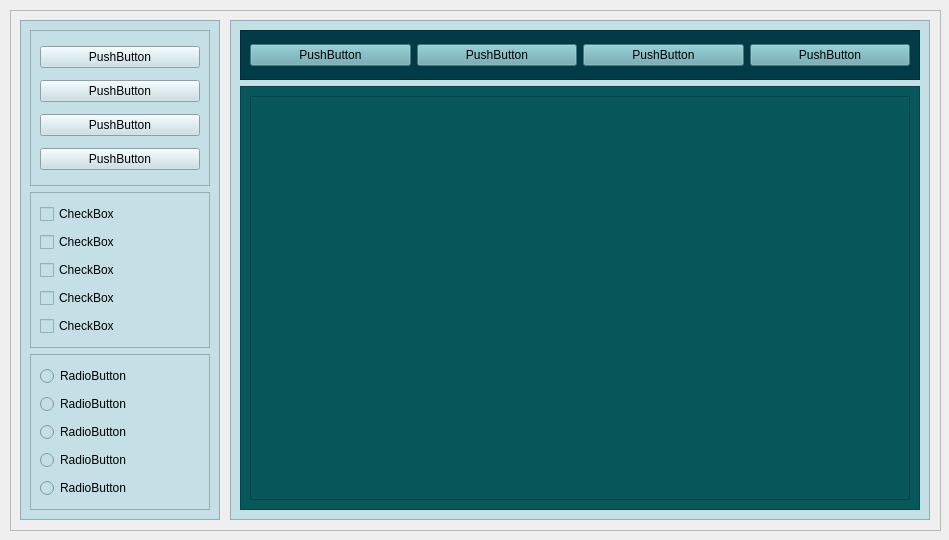
<?xml version="1.0" encoding="UTF-8"?>
<ui version="4.0">
 <class>Form</class>
 <widget class="QWidget" name="Form">
  <property name="geometry">
   <rect>
    <x>0</x>
    <y>0</y>
    <width>949</width>
    <height>540</height>
   </rect>
  </property>
  <property name="minimumSize">
   <size>
    <width>0</width>
    <height>0</height>
   </size>
  </property>
  <property name="windowTitle">
   <string>Form</string>
  </property>
  <widget class="QFrame" name="frame">
   <property name="geometry">
    <rect>
     <x>10</x>
     <y>10</y>
     <width>931</width>
     <height>521</height>
    </rect>
   </property>
   <property name="minimumSize">
    <size>
     <width>0</width>
     <height>0</height>
    </size>
   </property>
   <property name="frameShape">
    <enum>QFrame::StyledPanel</enum>
   </property>
   <property name="frameShadow">
    <enum>QFrame::Raised</enum>
   </property>
   <widget class="QFrame" name="frame_2">
    <property name="geometry">
     <rect>
      <x>10</x>
      <y>10</y>
      <width>200</width>
      <height>500</height>
     </rect>
    </property>
    <property name="minimumSize">
     <size>
      <width>200</width>
      <height>500</height>
     </size>
    </property>
    <property name="maximumSize">
     <size>
      <width>200</width>
      <height>16777215</height>
     </size>
    </property>
    <property name="styleSheet">
     <string notr="true">background-color: rgb(187, 226, 255);
background-color: rgb(196, 223, 230);
background-color: rgb(196, 223, 230);</string>
    </property>
    <property name="frameShape">
     <enum>QFrame::StyledPanel</enum>
    </property>
    <property name="frameShadow">
     <enum>QFrame::Plain</enum>
    </property>
    <layout class="QVBoxLayout" name="verticalLayout_2">
     <item>
      <widget class="QFrame" name="frame_6">
       <property name="maximumSize">
        <size>
         <width>16777215</width>
         <height>200</height>
        </size>
       </property>
       <property name="frameShape">
        <enum>QFrame::StyledPanel</enum>
       </property>
       <property name="frameShadow">
        <enum>QFrame::Plain</enum>
       </property>
       <layout class="QVBoxLayout" name="verticalLayout_3">
        <item>
         <widget class="QPushButton" name="pushButton_5">
          <property name="text">
           <string>PushButton</string>
          </property>
         </widget>
        </item>
        <item>
         <widget class="QPushButton" name="pushButton_6">
          <property name="text">
           <string>PushButton</string>
          </property>
         </widget>
        </item>
        <item>
         <widget class="QPushButton" name="pushButton_7">
          <property name="text">
           <string>PushButton</string>
          </property>
         </widget>
        </item>
        <item>
         <widget class="QPushButton" name="pushButton_8">
          <property name="text">
           <string>PushButton</string>
          </property>
         </widget>
        </item>
       </layout>
      </widget>
     </item>
     <item>
      <widget class="QFrame" name="frame_7">
       <property name="maximumSize">
        <size>
         <width>16777215</width>
         <height>200</height>
        </size>
       </property>
       <property name="frameShape">
        <enum>QFrame::StyledPanel</enum>
       </property>
       <property name="frameShadow">
        <enum>QFrame::Plain</enum>
       </property>
       <layout class="QVBoxLayout" name="verticalLayout_4">
        <item>
         <widget class="QCheckBox" name="checkBox">
          <property name="text">
           <string>CheckBox</string>
          </property>
         </widget>
        </item>
        <item>
         <widget class="QCheckBox" name="checkBox_2">
          <property name="text">
           <string>CheckBox</string>
          </property>
         </widget>
        </item>
        <item>
         <widget class="QCheckBox" name="checkBox_3">
          <property name="text">
           <string>CheckBox</string>
          </property>
         </widget>
        </item>
        <item>
         <widget class="QCheckBox" name="checkBox_4">
          <property name="text">
           <string>CheckBox</string>
          </property>
         </widget>
        </item>
        <item>
         <widget class="QCheckBox" name="checkBox_5">
          <property name="text">
           <string>CheckBox</string>
          </property>
         </widget>
        </item>
       </layout>
      </widget>
     </item>
     <item>
      <widget class="QFrame" name="frame_8">
       <property name="maximumSize">
        <size>
         <width>16777215</width>
         <height>200</height>
        </size>
       </property>
       <property name="frameShape">
        <enum>QFrame::StyledPanel</enum>
       </property>
       <property name="frameShadow">
        <enum>QFrame::Plain</enum>
       </property>
       <layout class="QVBoxLayout" name="verticalLayout_5">
        <item>
         <widget class="QRadioButton" name="radioButton">
          <property name="text">
           <string>RadioButton</string>
          </property>
         </widget>
        </item>
        <item>
         <widget class="QRadioButton" name="radioButton_2">
          <property name="text">
           <string>RadioButton</string>
          </property>
         </widget>
        </item>
        <item>
         <widget class="QRadioButton" name="radioButton_3">
          <property name="text">
           <string>RadioButton</string>
          </property>
         </widget>
        </item>
        <item>
         <widget class="QRadioButton" name="radioButton_4">
          <property name="text">
           <string>RadioButton</string>
          </property>
         </widget>
        </item>
        <item>
         <widget class="QRadioButton" name="radioButton_5">
          <property name="text">
           <string>RadioButton</string>
          </property>
         </widget>
        </item>
       </layout>
      </widget>
     </item>
    </layout>
   </widget>
   <widget class="QFrame" name="frame_3">
    <property name="geometry">
     <rect>
      <x>220</x>
      <y>10</y>
      <width>700</width>
      <height>500</height>
     </rect>
    </property>
    <property name="minimumSize">
     <size>
      <width>700</width>
      <height>500</height>
     </size>
    </property>
    <property name="maximumSize">
     <size>
      <width>16777215</width>
      <height>16777215</height>
     </size>
    </property>
    <property name="styleSheet">
     <string notr="true">background-color: rgb(196, 223, 230);</string>
    </property>
    <property name="frameShape">
     <enum>QFrame::StyledPanel</enum>
    </property>
    <property name="frameShadow">
     <enum>QFrame::Plain</enum>
    </property>
    <layout class="QVBoxLayout" name="verticalLayout">
     <item>
      <widget class="QFrame" name="frame_4">
       <property name="minimumSize">
        <size>
         <width>0</width>
         <height>50</height>
        </size>
       </property>
       <property name="maximumSize">
        <size>
         <width>16777215</width>
         <height>50</height>
        </size>
       </property>
       <property name="styleSheet">
        <string notr="true">background-color: rgb(0, 59, 70);</string>
       </property>
       <property name="frameShape">
        <enum>QFrame::StyledPanel</enum>
       </property>
       <property name="frameShadow">
        <enum>QFrame::Plain</enum>
       </property>
       <layout class="QHBoxLayout" name="horizontalLayout_2">
        <item>
         <widget class="QPushButton" name="pushButton">
          <property name="styleSheet">
           <string notr="true">background-color: rgb(102, 165, 173);</string>
          </property>
          <property name="text">
           <string>PushButton</string>
          </property>
         </widget>
        </item>
        <item>
         <widget class="QPushButton" name="pushButton_2">
          <property name="styleSheet">
           <string notr="true">background-color: rgb(102, 165, 173);</string>
          </property>
          <property name="text">
           <string>PushButton</string>
          </property>
         </widget>
        </item>
        <item>
         <widget class="QPushButton" name="pushButton_3">
          <property name="styleSheet">
           <string notr="true">background-color: rgb(102, 165, 173);</string>
          </property>
          <property name="text">
           <string>PushButton</string>
          </property>
         </widget>
        </item>
        <item>
         <widget class="QPushButton" name="pushButton_4">
          <property name="styleSheet">
           <string notr="true">background-color: rgb(102, 165, 173);</string>
          </property>
          <property name="text">
           <string>PushButton</string>
          </property>
         </widget>
        </item>
       </layout>
      </widget>
     </item>
     <item>
      <widget class="QFrame" name="frame_5">
       <property name="styleSheet">
        <string notr="true">background-color: rgb(7, 87, 91);</string>
       </property>
       <property name="frameShape">
        <enum>QFrame::StyledPanel</enum>
       </property>
       <property name="frameShadow">
        <enum>QFrame::Plain</enum>
       </property>
       <layout class="QHBoxLayout" name="horizontalLayout">
        <item>
         <widget class="QTextEdit" name="textEdit"/>
        </item>
       </layout>
      </widget>
     </item>
    </layout>
   </widget>
  </widget>
 </widget>
 <resources/>
 <connections/>
</ui>
